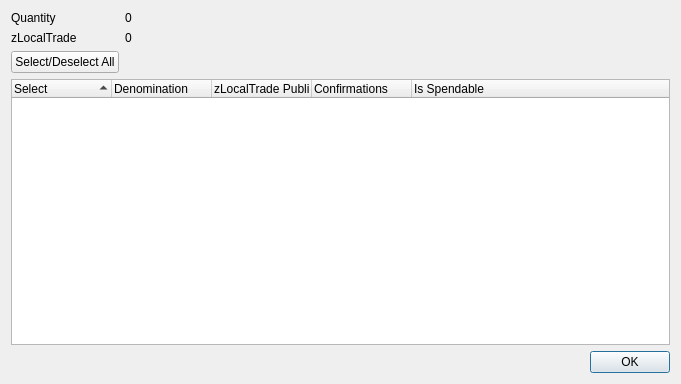
<?xml version="1.0" encoding="UTF-8"?>
<ui version="4.0">
 <class>ZLocalTradeControlDialog</class>
 <widget class="QDialog" name="ZLocalTradeControlDialog">
  <property name="geometry">
   <rect>
    <x>0</x>
    <y>0</y>
    <width>681</width>
    <height>384</height>
   </rect>
  </property>
  <property name="minimumSize">
   <size>
    <width>681</width>
    <height>384</height>
   </size>
  </property>
  <property name="windowTitle">
   <string>Select zLocalTrade to Spend</string>
  </property>
  <layout class="QGridLayout" name="gridLayout">
   <item row="0" column="0">
    <layout class="QFormLayout" name="formLayout">
     <property name="sizeConstraint">
      <enum>QLayout::SetDefaultConstraint</enum>
     </property>
     <item row="0" column="0">
      <widget class="QLabel" name="labelQuantity">
       <property name="text">
        <string>Quantity</string>
       </property>
      </widget>
     </item>
     <item row="0" column="1">
      <widget class="QLabel" name="labelQuantity_int">
       <property name="text">
        <string>0</string>
       </property>
      </widget>
     </item>
     <item row="1" column="0">
      <widget class="QLabel" name="labelZLocalTrade">
       <property name="text">
        <string>zLocalTrade</string>
       </property>
      </widget>
     </item>
     <item row="1" column="1">
      <widget class="QLabel" name="labelZLocalTrade_int">
       <property name="text">
        <string>0</string>
       </property>
      </widget>
     </item>
     <item row="2" column="0">
      <widget class="QPushButton" name="pushButtonAll">
       <property name="text">
        <string>Select/Deselect All</string>
       </property>
      </widget>
     </item>
    </layout>
   </item>
   <item row="1" column="0">
    <layout class="QVBoxLayout" name="verticalLayout">
     <item>
      <widget class="QTreeWidget" name="treeWidget">
       <property name="minimumSize">
        <size>
         <width>0</width>
         <height>250</height>
        </size>
       </property>
       <property name="alternatingRowColors">
        <bool>true</bool>
       </property>
       <property name="sortingEnabled">
        <bool>true</bool>
       </property>
       <property name="columnCount">
        <number>5</number>
       </property>
       <attribute name="headerDefaultSectionSize">
        <number>100</number>
       </attribute>
       <column>
        <property name="text">
         <string notr="true">Select</string>
        </property>
       </column>
       <column>
        <property name="text">
         <string notr="true">Denomination</string>
        </property>
       </column>
       <column>
        <property name="text">
         <string notr="true">zLocalTrade Public ID</string>
        </property>
       </column>
       <column>
        <property name="text">
         <string notr="true">Confirmations</string>
        </property>
       </column>
       <column>
        <property name="text">
         <string>Is Spendable</string>
        </property>
       </column>
      </widget>
     </item>
     <item>
      <widget class="QDialogButtonBox" name="buttonBox">
       <property name="orientation">
        <enum>Qt::Horizontal</enum>
       </property>
       <property name="standardButtons">
        <set>QDialogButtonBox::Ok</set>
       </property>
      </widget>
     </item>
    </layout>
   </item>
  </layout>
 </widget>
 <resources/>
 <connections>
  <connection>
   <sender>buttonBox</sender>
   <signal>accepted()</signal>
   <receiver>ZLocalTradeControlDialog</receiver>
   <slot>accept()</slot>
   <hints>
    <hint type="sourcelabel">
     <x>248</x>
     <y>254</y>
    </hint>
    <hint type="destinationlabel">
     <x>157</x>
     <y>274</y>
    </hint>
   </hints>
  </connection>
  <connection>
   <sender>buttonBox</sender>
   <signal>rejected()</signal>
   <receiver>ZLocalTradeControlDialog</receiver>
   <slot>reject()</slot>
   <hints>
    <hint type="sourcelabel">
     <x>316</x>
     <y>260</y>
    </hint>
    <hint type="destinationlabel">
     <x>286</x>
     <y>274</y>
    </hint>
   </hints>
  </connection>
 </connections>
</ui>
